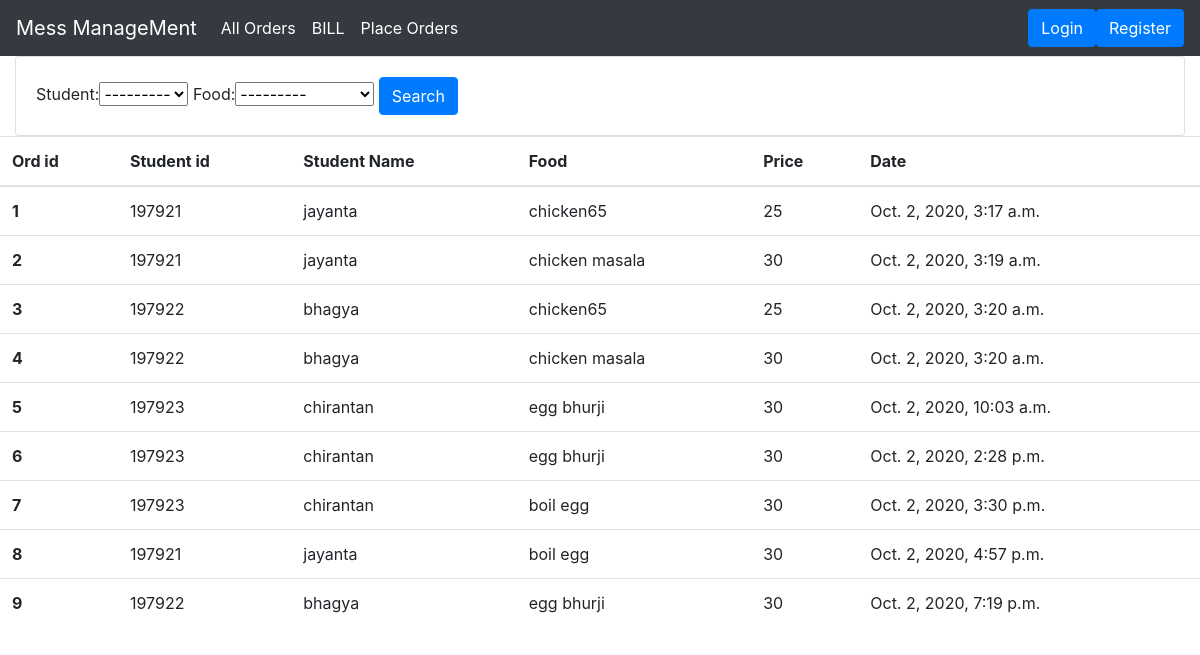
/allOrders/, run on an earlier commit of the app's database.
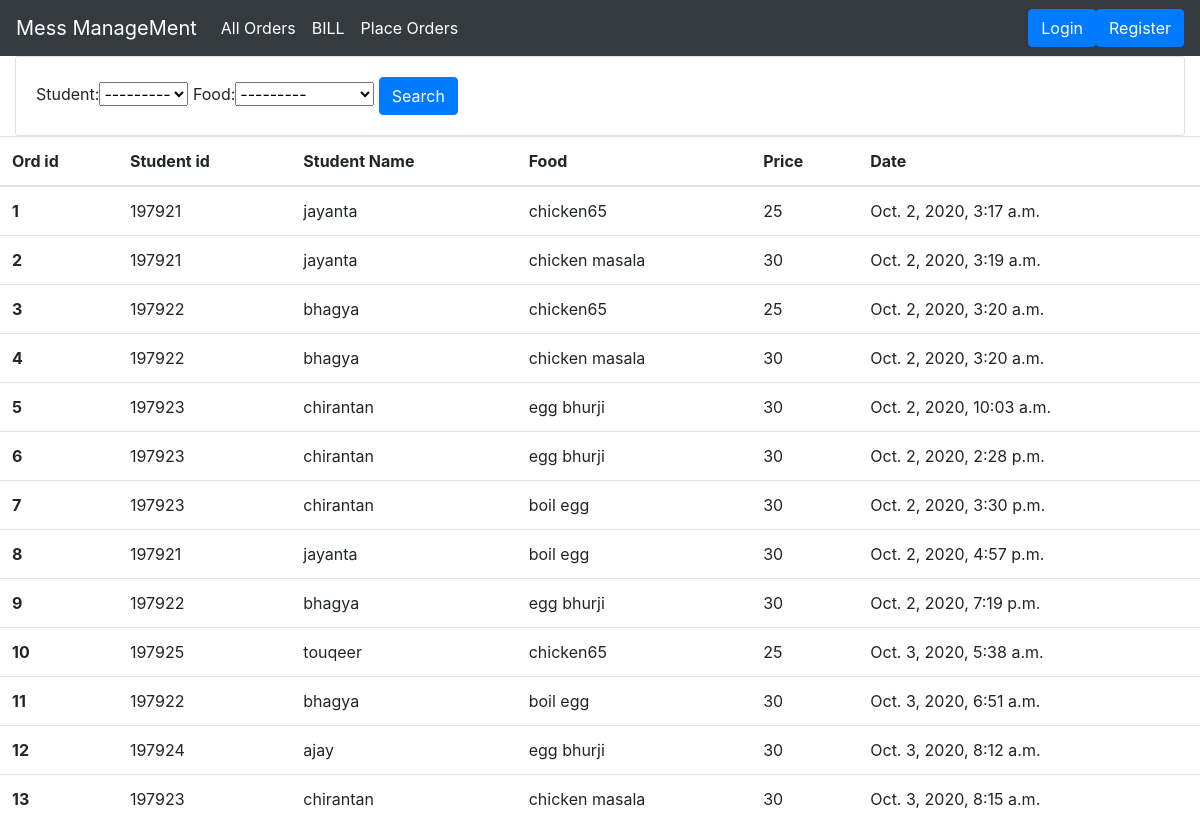
And on a later commit of the database.
### mess/models.py (models this page shows, shortened)
class Order(models.Model):
    student = models.ForeignKey(Student,null=True,on_delete=models.SET_NULL)
    food = models.ForeignKey(Food,null=True,on_delete=models.SET_NULL)
    date_created = models.DateTimeField(auto_now_add=True, null=True)

class Student(models.Model):
    user = models.OneToOneField(User, null=True, on_delete=models.CASCADE)
    name = models.CharField(max_length=200)
    rollno = models.BigIntegerField(unique=True)
    def __str__(self):
        return str(self.rollno)

class Food(models.Model):
    name = models.CharField(max_length=200)
    price = models.BigIntegerField()
    def __str__(self):
        return self.name

### mess/views.py (the view)
# urls.py: path('allOrders/', views.allOrder,name='allOrders'),
def allOrder(request):
    Orders = Order.objects.all()
    myFilter = OrderFilter(request.GET,queryset=Orders)
    Orders = myFilter.qs
    context = {
        'orders': Orders,
        'myFilter':myFilter
    }
    return render(request, 'mess/allOrders.html', context)

### mess/templates/mess/allOrders.html
{%  extends "mess/base.html" %}
{% block content %}
    <div class="col">
            <div class="card card-body">
                <form method="get">
                {{ myFilter.form }}
                <button class="btn btn-primary" type="submit">Search</button>
              </form>
            </div>
    </div>
    <table class="table">
  <thead>
    <tr>
      <th scope="col">Ord id</th>
      <th scope="col">Student id</th>
      <th scope="col">Student Name</th>
      <th scope="col">Food</th>
      <th scope="col">Price</th>
      <th scope="col">Date</th>
    </tr>
  </thead>
  <tbody>
  {% for order in orders %}
    <tr>
      <th scope="row">{{ order.id }}</th>
      <td>{{ order.student.rollno }}</td>
      <td>{{ order.student.name }}</td>
      <td>{{ order.food.name}}</td>
      <td>{{ order.food.price}}</td>
      <td>{{ order.date_created }}</td>
    </tr>
  {% endfor %}
  </tbody>
</table>
{% endblock %}

### mess/templates/mess/base.html (shortened to what this page needs)
<!doctype html>
<html lang="en">
  <head>
    <link rel="stylesheet" href="https://stackpath.bootstrapcdn.com/bootstrap/4.5.2/css/bootstrap.min.css">
  </head>
  <body>
  <nav class="navbar navbar-expand-lg navbar navbar-dark bg-dark">
  <a class="navbar-brand" href="{%  url 'home'%}">Mess ManageMent</a>
  <div class="collapse navbar-collapse" id="navbarNav">
    <ul class="navbar-nav">
      <li class="nav-item active">
        <a class="nav-link" href="{% url 'allOrders' %}">All Orders <span class="sr-only">(current)</span></a>
      </li>
      <li class="nav-item active">
        <a class="nav-link" href="{% url 'bill' %}">BILL</a>
      </li>
      <li class="nav-item active">
        <a class="nav-link" href="{% url 'placeOrder' %}">Place Orders</a>
      </li>
    </ul>
  </div>
    {% if user.is_authenticated %}
        <span class="hello-msg">Hello,{{ request.user }}</span>
        <span><a href="{% url 'logout' %}"> Logout</a></span>
    {% else %}
       <span> <a href="{% url 'login' %}"><button type="button" class="btn btn-primary"> Login</button></a></span>
        <br>
        <span><a href="{% url 'register' %}"> <button type="button" class="btn btn-primary"> Register</button></a></span>
    {% endif %}
</nav>
    {% block content %}
    {% endblock %}
  </body>
</html>

What changed in the data, as far as the page shows it:
added Order: id "10", student.rollno "197925", student.name "touqeer", food.name "chicken65", food.price "25", date_created "Oct. 3, 2020, 5:38 a.m."
added Order: id "11", student.rollno "197922", student.name "bhagya", food.name "boil egg", food.price "30", date_created "Oct. 3, 2020, 6:51 a.m."
added Order: id "12", student.rollno "197924", student.name "ajay", food.name "egg bhurji", food.price "30", date_created "Oct. 3, 2020, 8:12 a.m."
added Order: id "13", student.rollno "197923", student.name "chirantan", food.name "chicken masala", food.price "30", date_created "Oct. 3, 2020, 8:15 a.m."
